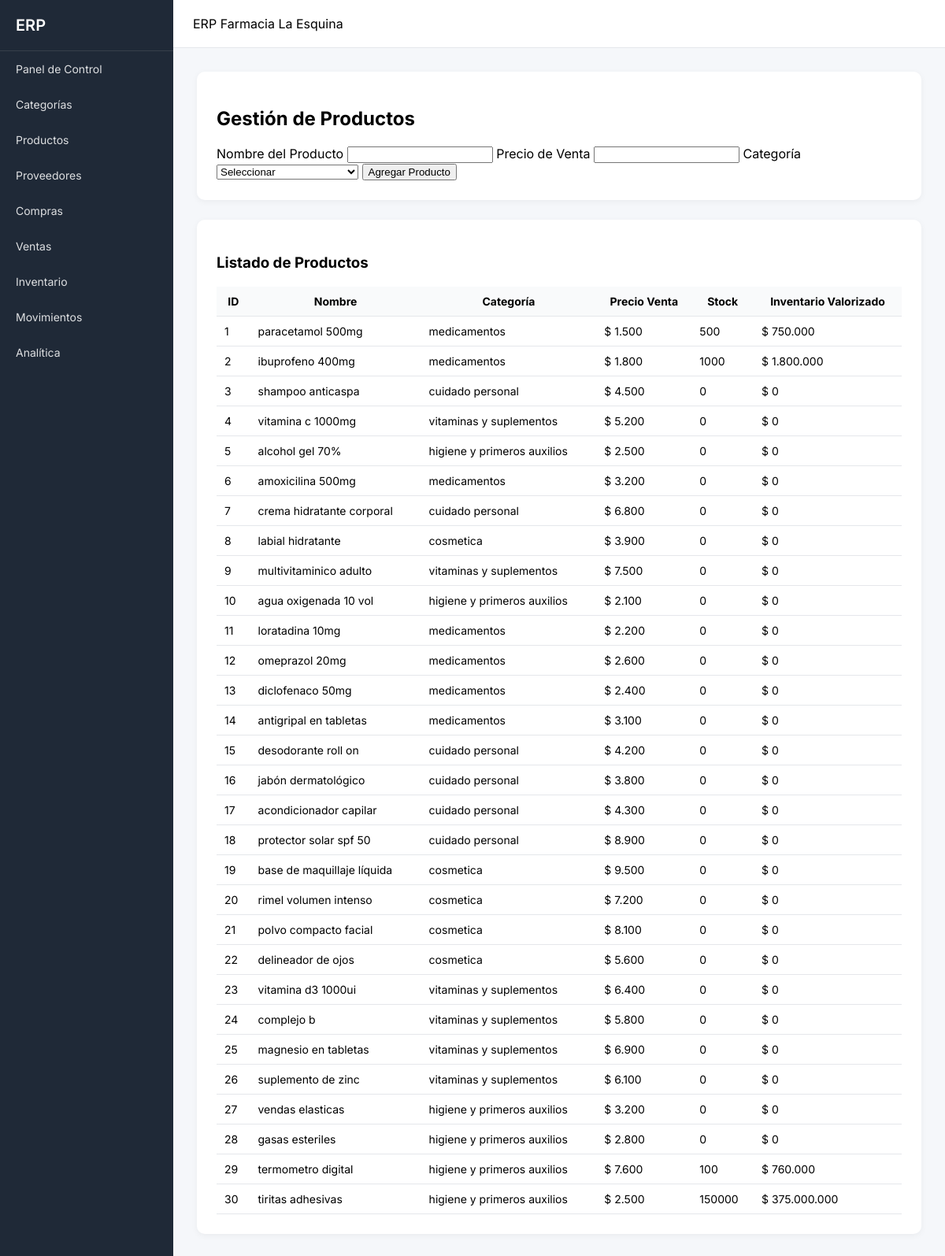
The page /productos on the database its author committed.
### tables this page shows
CREATE TABLE producto (
        id INTEGER PRIMARY KEY AUTOINCREMENT,
        nombre TEXT,
        precio_venta INTEGER,
        stock INTEGER,
        categoria_id INTEGER
    );

CREATE TABLE categoria (
        id INTEGER PRIMARY KEY AUTOINCREMENT,
        nombre TEXT
    );

### app.py (the view, shortened to what this page needs)
@app.route("/productos", methods=["GET", "POST"])
def productos():
    conn = get_db()
    cur = conn.cursor()
    productos = cur.execute("""
        SELECT producto.*, categoria.nombre as categoria
        FROM producto
        LEFT JOIN categoria ON categoria.id = producto.categoria_id
    """).fetchall()
    categorias = cur.execute("SELECT * FROM categoria").fetchall()
    conn.close()
    return render_template("productos.html", productos=productos, categorias=categorias)

### app.py (called while the page is built)
def get_db():
    conn = sqlite3.connect("database.db")
    conn.row_factory = sqlite3.Row
    return conn

def fmt(n):
    return f"{int(n):,}".replace(",", ".")

@app.context_processor
def inject_fmt():
    return dict(fmt=fmt)

### templates/productos.html (shortened to what this page needs)
{% extends "base.html" %}
{% block content %}
<div class="card">
    <h2>Gestión de Productos</h2>
    <form method="POST">
        <label>Nombre del Producto</label>
        <input type="text" name="nombre" required>
        <label>Precio de Venta</label>
        <input type="number" name="precio_venta" required>
        <label>Categoría</label>
        <select name="categoria_id" required>
            <option value="">Seleccionar</option>
        </select>
        <button type="submit">Agregar Producto</button>
    </form>
</div>
<div class="card">
    <h3>Listado de Productos</h3>
    <table>
        <thead>
            <tr>
                <th class="num">ID</th>
                <th>Nombre</th>
                <th>Categoría</th>
                <th class="num">Precio Venta</th>
                <th class="num">Stock</th>
                <th class="num">Inventario Valorizado</th>
            </tr>
        </thead>
        <tbody>
            {% for p in productos %}
            <tr>
                <td class="num">{{ p["id"] }}</td>
                <td>{{ p["nombre"] }}</td>
                <td>{{ p["categoria"] if p["categoria"] else "Sin categoría" }}</td>
                <td class="num">$ {{ fmt(p["precio_venta"]) }}</td>
                <td class="num">{{ p["stock"] }}</td>
                <td class="num">$ {{ fmt(p["precio_venta"] * p["stock"]) }}</td>
            </tr>
            {% endfor %}
        </tbody>
    </table>
</div>
{% endblock %}

### templates/base.html (shortened to what this page needs)
<!DOCTYPE html>
<html lang="es">
<head>
<link rel="stylesheet" href="/static/style.css">
</head>
<body>
<div class="layout">
<aside class="sidebar" id="sidebar">
<div class="logo">
ERP
</div>
<nav>
<a href="/dashboard">Panel de Control</a>
<a href="/categorias">Categorías</a>
<a href="/productos">Productos</a>
<a href="/proveedores">Proveedores</a>
<a href="/compras">Compras</a>
<a href="/ventas">Ventas</a>
<a href="/inventario">Inventario</a>
<a href="/movimientos">Movimientos</a>
<a href="/analitica">Analítica</a>
</nav>
</aside>
<div class="main">
<header class="topbar">
<div class="title">
ERP Farmacia La Esquina
</div>
</header>
<div class="content">
{% block content %}
{% endblock %}
</div>
</div>
</div>
</body>
</html>

### static/style.css (style rules this page uses)
body { margin:0; font-family:'Inter',sans-serif; background:#f5f7fa; }
.layout { display:flex; height:100vh; }
.sidebar { width:220px; background:#1f2937; color:white; display:flex; flex-direction:column; }
.logo { font-size:20px; font-weight:600; padding:20px; border-bottom:1px solid rgba(255,255,255,0.1); }
.sidebar nav { display:flex; flex-direction:column; }
.sidebar nav a { color:white; text-decoration:none; padding:14px 20px; font-size:14px; opacity:0.85; }
.main { flex:1; display:flex; flex-direction:column; }
.topbar { background:white; height:60px; display:flex; align-items:center; padding:0 25px; border-bottom:1px solid #e5e7eb; }
.content { padding:30px; overflow:auto; }
.card { background:white; padding:25px; border-radius:10px; margin-bottom:25px; box-shadow:0 2px 8px rgba(0,0,0,0.05); }
table { width:100%; border-collapse:collapse; }
th,td { padding:10px; border-bottom:1px solid #e5e7eb; font-size:14px; }
th { background:#f9fafb; }

### rows shown on the page
producto: id "1", nombre "paracetamol 500mg", nombre "medicamentos", precio_venta "1.500", stock "500", fmt(p['precio_venta']*p['stock']) "750.000"
producto: id "2", nombre "ibuprofeno 400mg", nombre "medicamentos", precio_venta "1.800", stock "1000", fmt(p['precio_venta']*p['stock']) "1.800.000"
producto: id "3", nombre "shampoo anticaspa", nombre "cuidado personal", precio_venta "4.500", stock "0", fmt(p['precio_venta']*p['stock']) "0"
producto: id "4", nombre "vitamina c 1000mg", nombre "vitaminas y suplementos", precio_venta "5.200", stock "0", fmt(p['precio_venta']*p['stock']) "0"
producto: id "5", nombre "alcohol gel 70%", nombre "higiene y primeros auxilios", precio_venta "2.500", stock "0", fmt(p['precio_venta']*p['stock']) "0"
producto: id "6", nombre "amoxicilina 500mg", nombre "medicamentos", precio_venta "3.200", stock "0", fmt(p['precio_venta']*p['stock']) "0"
producto: id "7", nombre "crema hidratante corporal", nombre "cuidado personal", precio_venta "6.800", stock "0", fmt(p['precio_venta']*p['stock']) "0"
producto: id "8", nombre "labial hidratante", nombre "cosmetica", precio_venta "3.900", stock "0", fmt(p['precio_venta']*p['stock']) "0"
producto: id "9", nombre "multivitaminico adulto", nombre "vitaminas y suplementos", precio_venta "7.500", stock "0", fmt(p['precio_venta']*p['stock']) "0"
producto: id "10", nombre "agua oxigenada 10 vol", nombre "higiene y primeros auxilios", precio_venta "2.100", stock "0", fmt(p['precio_venta']*p['stock']) "0"
producto: id "11", nombre "loratadina 10mg", nombre "medicamentos", precio_venta "2.200", stock "0", fmt(p['precio_venta']*p['stock']) "0"
producto: id "12", nombre "omeprazol 20mg", nombre "medicamentos", precio_venta "2.600", stock "0", fmt(p['precio_venta']*p['stock']) "0"
producto: id "13", nombre "diclofenaco 50mg", nombre "medicamentos", precio_venta "2.400", stock "0", fmt(p['precio_venta']*p['stock']) "0"
producto: id "14", nombre "antigripal en tabletas", nombre "medicamentos", precio_venta "3.100", stock "0", fmt(p['precio_venta']*p['stock']) "0"
producto: id "15", nombre "desodorante roll on", nombre "cuidado personal", precio_venta "4.200", stock "0", fmt(p['precio_venta']*p['stock']) "0"
producto: id "16", nombre "jabón dermatológico", nombre "cuidado personal", precio_venta "3.800", stock "0", fmt(p['precio_venta']*p['stock']) "0"
producto: id "17", nombre "acondicionador capilar", nombre "cuidado personal", precio_venta "4.300", stock "0", fmt(p['precio_venta']*p['stock']) "0"
producto: id "18", nombre "protector solar spf 50", nombre "cuidado personal", precio_venta "8.900", stock "0", fmt(p['precio_venta']*p['stock']) "0"
producto: id "19", nombre "base de maquillaje líquida", nombre "cosmetica", precio_venta "9.500", stock "0", fmt(p['precio_venta']*p['stock']) "0"
producto: id "20", nombre "rimel volumen intenso", nombre "cosmetica", precio_venta "7.200", stock "0", fmt(p['precio_venta']*p['stock']) "0"
producto: id "21", nombre "polvo compacto facial", nombre "cosmetica", precio_venta "8.100", stock "0", fmt(p['precio_venta']*p['stock']) "0"
producto: id "22", nombre "delineador de ojos", nombre "cosmetica", precio_venta "5.600", stock "0", fmt(p['precio_venta']*p['stock']) "0"
producto: id "23", nombre "vitamina d3 1000ui", nombre "vitaminas y suplementos", precio_venta "6.400", stock "0", fmt(p['precio_venta']*p['stock']) "0"
producto: id "24", nombre "complejo b", nombre "vitaminas y suplementos", precio_venta "5.800", stock "0", fmt(p['precio_venta']*p['stock']) "0"
producto: id "25", nombre "magnesio en tabletas", nombre "vitaminas y suplementos", precio_venta "6.900", stock "0", fmt(p['precio_venta']*p['stock']) "0"
producto: id "26", nombre "suplemento de zinc", nombre "vitaminas y suplementos", precio_venta "6.100", stock "0", fmt(p['precio_venta']*p['stock']) "0"
producto: id "27", nombre "vendas elasticas", nombre "higiene y primeros auxilios", precio_venta "3.200", stock "0", fmt(p['precio_venta']*p['stock']) "0"
producto: id "28", nombre "gasas esteriles", nombre "higiene y primeros auxilios", precio_venta "2.800", stock "0", fmt(p['precio_venta']*p['stock']) "0"
producto: id "29", nombre "termometro digital", nombre "higiene y primeros auxilios", precio_venta "7.600", stock "100", fmt(p['precio_venta']*p['stock']) "760.000"
producto: id "30", nombre "tiritas adhesivas", nombre "higiene y primeros auxilios", precio_venta "2.500", stock "150000", fmt(p['precio_venta']*p['stock']) "375.000.000"
